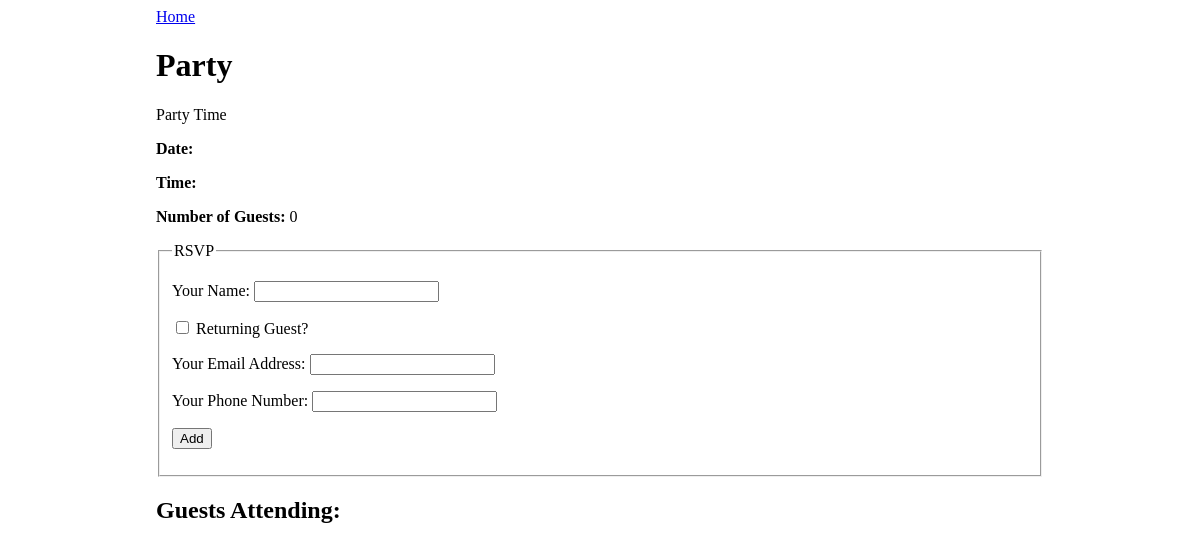
Before: /event/1 with the older database file.
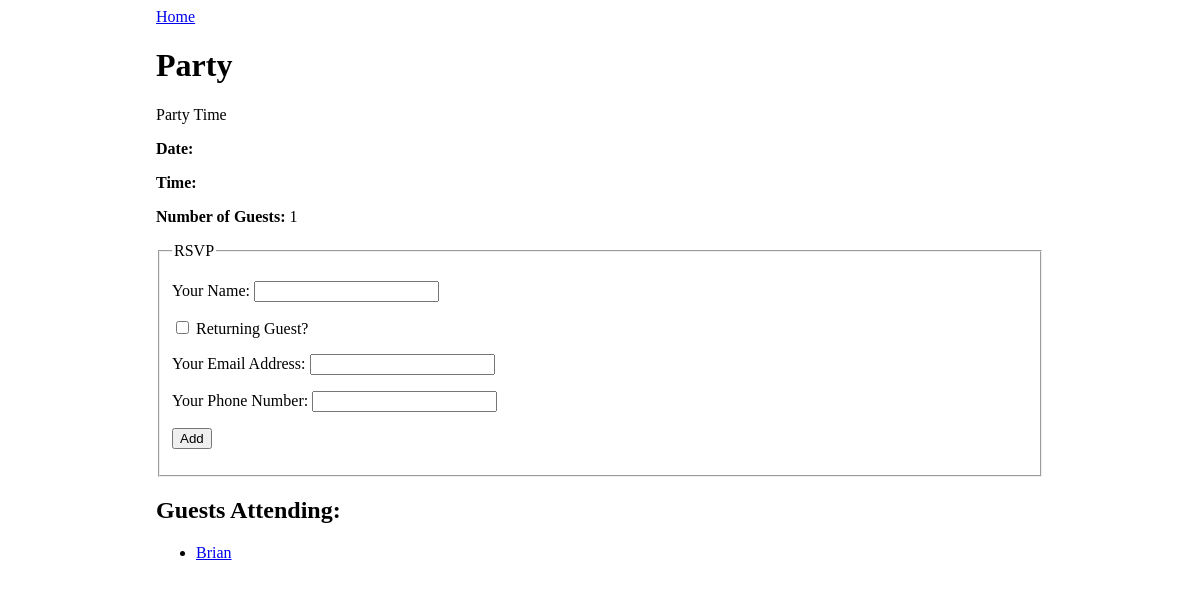
After: the same page with the newer database file.
### events_app/models.py (models this page shows)
class Guest(db.Model):
    id = db.Column(db.Integer, primary_key=True)
    name = db.Column(db.String(80), nullable=False)
    email = db.Column(db.String(80), nullable=False)
    phone = db.Column(db.Integer, nullable= False)
    events_attending = db.relationship('Event', secondary='guest_event_table', back_populates='guests')

### events_app/routes.py (the view)
@main.route('/event/<event_id>', methods=['GET'])
def event_detail(event_id):
    event = Event.query.filter_by(id=event_id).one()
    context = {
     'event' : event
    }
    return render_template('event_detail.html', **context)

### events_app/templates/event_detail.html
{% extends 'base.html' %}
{% block content %}
<a href="/">Home</a>
<h1>{{event.title}}</h1>
<p>{{event.description}}</p>
<p><strong>Date:</strong> {{event.date}}</p>
<p><strong>Time:</strong> {{event.time}}</p>
<p><strong>Number of Guests:</strong> {{event.guests|length}}</p>
<form method="POST">
    <fieldset>
        <legend>RSVP</legend>
        <p>
            <label>
                Your Name:
                <input type="text" name="guest_name">
            </label>
        </p>
        <p>
            <label>
                <input type="checkbox" name="returning" onchange="returningGuestChanged(this.checked)">
                Returning Guest?
            </label>
        </p>
        <div id="new-guest-info">
            <p>
                <label>
                    Your Email Address:
                    <input type="email" name="email">
                </label>
            </p>
            <p>
                <label>
                    Your Phone Number:
                    <input type="phone" name="phone">
                </label>
            </p>
        </div>
        <p>
            <input type="submit" name="submit" value="Add">
        </p>
    </fieldset>
</form>
<h2>Guests Attending:</h2>
<ul>
    {%for guest in event.guests%}
    <li><a href="/guest/{{guest.id}}">{{guest.name}}</a></li>
    {%endfor%}
</ul>
{% endblock %}

Changed rows visible on the page:
added Guest: name "Brian"
Other visible differences:
{{ event.guests|length }}: "0" → "1"
